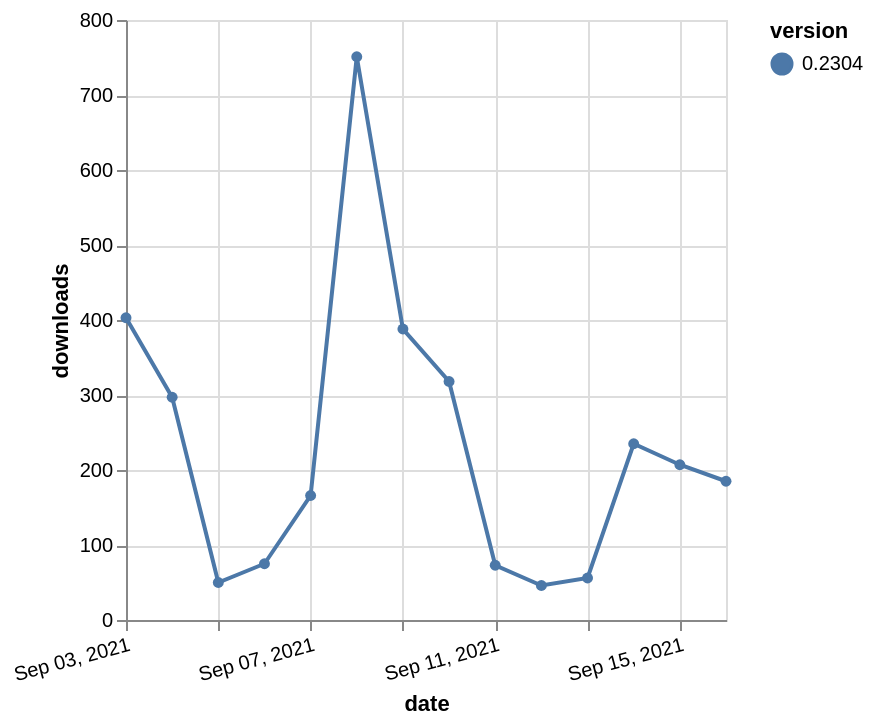

Describe this chart as a Vega-Lite specification.
### Vega-Lite specification from a JSON file in a GitHub repository (floating-point values rounded to 4 significant figures)
{"$schema": "https://vega.github.io/schema/vega-lite/v5.json", "description": "A simple bar chart with embedded data.", "data": {"values": [{"date": "2021-09-03", "total": 179646, "delta": 403, "version": "0.2304"}, {"date": "2021-09-04", "total": 179943, "delta": 297, "version": "0.2304"}, {"date": "2021-09-05", "total": 179993, "delta": 50, "version": "0.2304"}, {"date": "2021-09-06", "total": 180068, "delta": 75, "version": "0.2304"}, {"date": "2021-09-07", "total": 180234, "delta": 166, "version": "0.2304"}, {"date": "2021-09-08", "total": 180985, "delta": 751, "version": "0.2304"}, {"date": "2021-09-09", "total": 181373, "delta": 388, "version": "0.2304"}, {"date": "2021-09-10", "total": 181691, "delta": 318, "version": "0.2304"}, {"date": "2021-09-11", "total": 181764, "delta": 73, "version": "0.2304"}, {"date": "2021-09-12", "total": 181810, "delta": 46, "version": "0.2304"}, {"date": "2021-09-13", "total": 181866, "delta": 56, "version": "0.2304"}, {"date": "2021-09-14", "total": 182101, "delta": 235, "version": "0.2304"}, {"date": "2021-09-15", "total": 182308, "delta": 207, "version": "0.2304"}, {"date": "2021-09-16", "total": 182493, "delta": 185, "version": "0.2304"}]}, "width": "container", "mark": {"type": "line", "point": {"filled": true}}, "encoding": {"x": {"field": "date", "type": "temporal", "timeUnit": "yearmonthdate", "title": "date", "axis": {"labelAngle": -15}}, "y": {"field": "delta", "type": "quantitative", "title": "downloads"}, "color": {"field": "version", "type": "nominal"}, "tooltip": {"field": "delta"}}}
